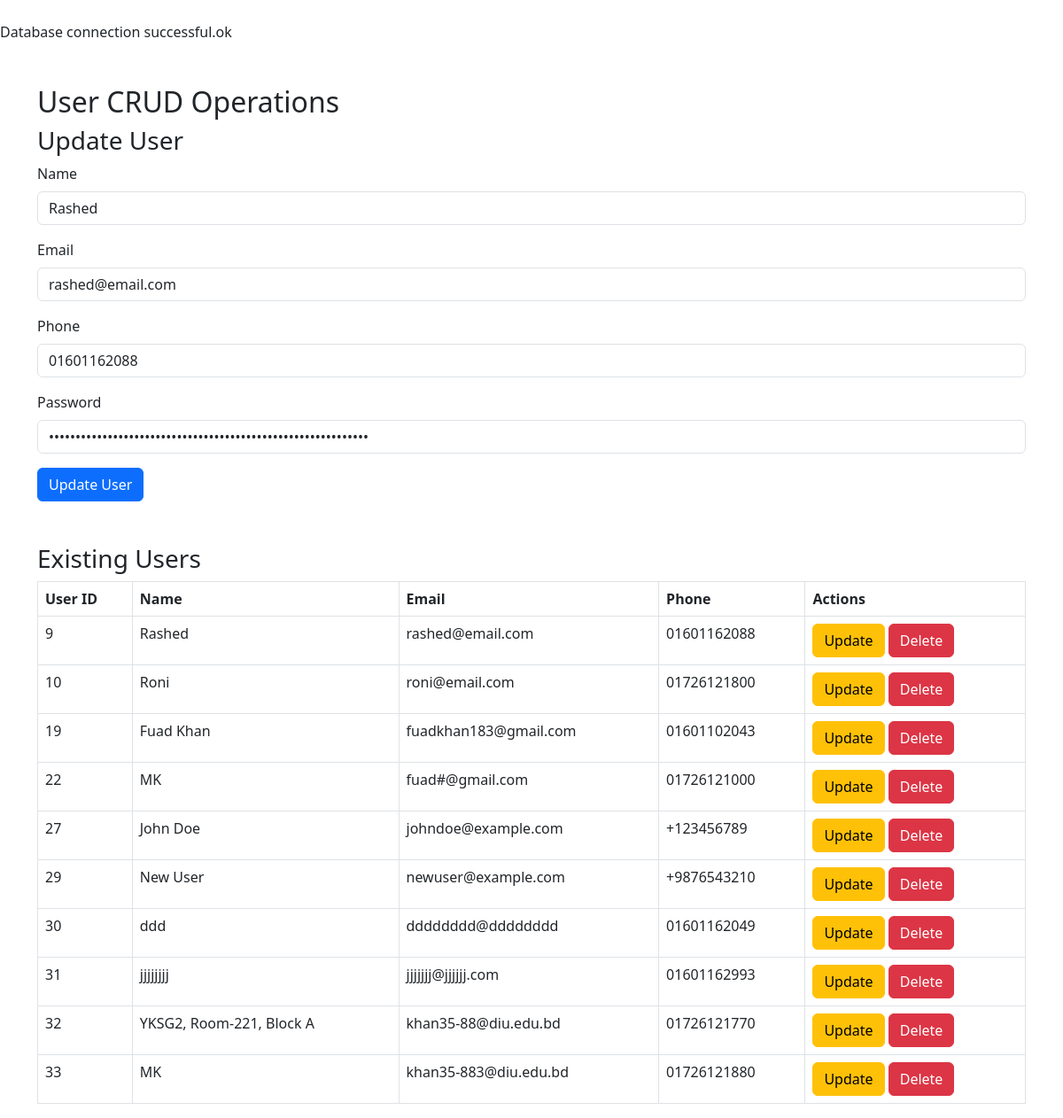
/tests/user_crud_form.php?user_id=9, run on the app's committed database.
### tables this page shows
CREATE TABLE Users (
    user_id INT AUTO_INCREMENT PRIMARY KEY,
    name VARCHAR(100) NOT NULL,
    email VARCHAR(100) NOT NULL UNIQUE,
    phone VARCHAR(15) NOT NULL UNIQUE,
    password VARCHAR(255) NOT NULL,
    created_at TIMESTAMP DEFAULT CURRENT_TIMESTAMP
);

### src/model/User.php (called while the page is built, shortened)
<?php
class User
{
    public static function getUserById($userId)
    {
        $pdo = Database::connect();
        try {
            $stmt = $pdo->prepare("SELECT * FROM Users WHERE user_id = :user_id");
            $stmt->bindParam(':user_id', $userId);
            $stmt->execute();
            return $stmt->fetch(PDO::FETCH_ASSOC);
        } catch (PDOException $e) {
            echo "Error: " . $e->getMessage();
            return null;
        }
    }
    public static function getAllUsers()
    {
        $pdo = Database::connect();
        try {
            $stmt = $pdo->prepare("SELECT * FROM Users");
            $stmt->execute();
            return $stmt->fetchAll(PDO::FETCH_ASSOC);
        } catch (PDOException $e) {
            echo "Error: " . $e->getMessage();
            return null;
        }
    }
}
?>

### tests/user_crud_form.php (the view, shortened to what this page needs)
<?php
require_once __DIR__ . '/../src/model/User.php';
function testDatabaseConnection() {
    try {
        echo "</br>Database connection successful.ok</br>";
    } catch (PDOException $e) {
        echo "Database connection failed: " . $e->getMessage() . "</br>";
    }
}
testDatabaseConnection();
$users = User::getAllUsers();
$userToUpdate = null;
if (isset($_GET['user_id'])) {
    $userToUpdate = User::getUserById($_GET['user_id']);
}
?>
<!DOCTYPE html>
<html lang="en">
<head>
    <link href="https://cdn.jsdelivr.net/npm/bootstrap@5.3.0-alpha1/dist/css/bootstrap.min.css" rel="stylesheet">
</head>
<body>
<div class="container mt-5">
    <h2>User CRUD Operations</h2>
    <h3><?= $userToUpdate ? 'Update User' : 'Create User' ?></h3>
    <form action="user_crud_form.php" method="POST" class="mb-5">
        <div class="mb-3">
            <label for="name" class="form-label">Name</label>
            <input type="text" class="form-control" id="name" name="name" value="<?= $userToUpdate ? $userToUpdate['name'] : '' ?>" required>
        </div>
        <div class="mb-3">
            <label for="email" class="form-label">Email</label>
            <input type="email" class="form-control" id="email" name="email" value="<?= $userToUpdate ? $userToUpdate['email'] : '' ?>" required>
        </div>
        <div class="mb-3">
            <label for="phone" class="form-label">Phone</label>
            <input type="text" class="form-control" id="phone" name="phone" value="<?= $userToUpdate ? $userToUpdate['phone'] : '' ?>" required>
        </div>
        <div class="mb-3">
            <label for="password" class="form-label">Password</label>
            <input type="password" class="form-control" id="password" name="password" value="<?= $userToUpdate ? $userToUpdate['password'] : '' ?>" required>
        </div>
        <button type="submit" class="btn btn-primary"><?= $userToUpdate ? 'Update User' : 'Create User' ?></button>
    </form>
    <h3>Existing Users</h3>
    <table class="table table-bordered">
        <thead>
            <tr>
                <th>User ID</th>
                <th>Name</th>
                <th>Email</th>
                <th>Phone</th>
                <th>Actions</th>
            </tr>
        </thead>
        <tbody>
            <?php foreach ($users as $user): ?>
                <tr>
                    <td><?= $user['user_id'] ?></td>
                    <td><?= $user['name'] ?></td>
                    <td><?= $user['email'] ?></td>
                    <td><?= $user['phone'] ?></td>
                    <td>
                        <form action="user_crud_form.php" method="GET" class="d-inline">
                            <button type="submit" class="btn btn-warning">Update</button>
                        </form>
                        <form action="user_crud_form.php" method="POST" class="d-inline">
                            <button type="submit" class="btn btn-danger">Delete</button>
                        </form>
                    </td>
                </tr>
            <?php endforeach; ?>
        </tbody>
    </table>
</div>
</body>
</html>

### data on the page
users: name "Rashed", email "rashed@email.com", phone "01601162088", user_id "9"
users: user_id "10", name "Roni", email "roni@email.com", phone "01726121800"
users: user_id "19", name "Fuad Khan", email "fuadkhan183@gmail.com", phone "01601102043"
users: user_id "22", name "MK", email "fuad#@gmail.com", phone "01726121000"
users: user_id "27", name "John Doe", email "johndoe@example.com", phone "+123456789"
users: user_id "29", name "New User", email "newuser@example.com", phone "+9876543210"
users: user_id "30", name "ddd", email "dddddddd@dddddddd", phone "01601162049"
users: user_id "31", name "jjjjjjjj", email "jjjjjjj@jjjjjj.com", phone "01601162993"
users: user_id "32", name "YKSG2, Room-221, Block A", email "khan35-88@diu.edu.bd", phone "01726121770"
users: user_id "33", name "MK", email "khan35-883@diu.edu.bd", phone "01726121880"
